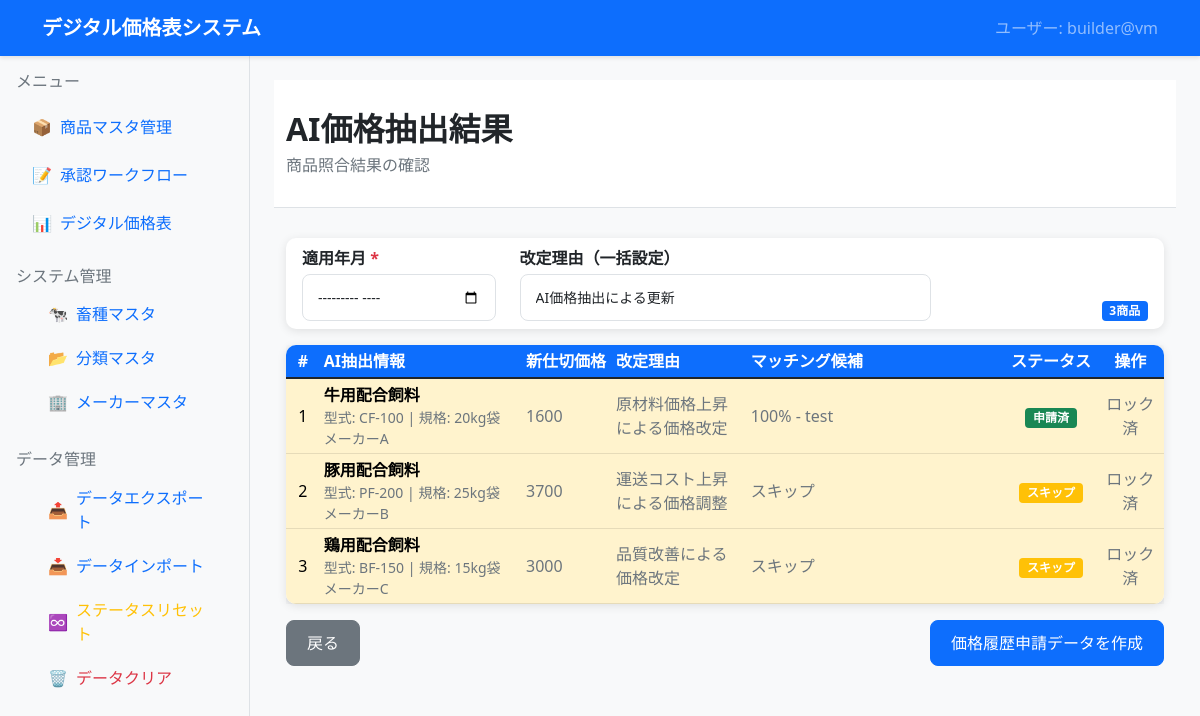
Page /products/ai-extract/history/25/ on the committed database.
### dashboard/products_master/ai_extract_models.py (models this page shows, shortened)
class AIExtractTransactionDetail(models.Model):
    transaction = models.ForeignKey(AIExtractTransaction, on_delete=models.CASCADE, related_name='details')
    sequence = models.IntegerField('連番')
    extracted_product_name = models.CharField('AI抽出商品名', max_length=200, blank=True, null=True)
    extracted_model_number = models.CharField('AI抽出型式', max_length=100, blank=True, null=True)
    extracted_manufacturer = models.CharField('AI抽出メーカー', max_length=100, blank=True, null=True)
    extracted_specification = models.CharField('AI抽出規格', max_length=100, blank=True, null=True)
    extracted_price = models.CharField('AI抽出価格', max_length=50, blank=True, null=True)
    extracted_revision_reason = models.CharField('AI抽出改定理由', max_length=200, blank=True, null=True)
    matched_product = models.ForeignKey(Product, on_delete=models.SET_NULL, null=True, blank=True)
    match_score = models.IntegerField('一致率', null=True, blank=True)
    selected_candidate_text = models.CharField('選択した候補表示文字列', max_length=300, blank=True, null=True)
    status = models.CharField('処理結果', max_length=20)
    error_message = models.TextField('エラーメッセージ', blank=True, null=True)
    created_approval = models.ForeignKey(ProductApproval, on_delete=models.SET_NULL, null=True, blank=True)
    created_at = models.DateTimeField('作成日時', auto_now_add=True)
    class Meta:
        verbose_name = 'AI価格抽出トランザクション明細'
        ordering = ['sequence']

### dashboard/products_master/ai_price_extract/ai_history_views.py (the view, shortened to what this page needs)
# urls.py: path('ai-extract/history/<int:pk>/', ai_history_views.ai_extract_history_detail, name='ai_extract_history_detail'),
def ai_extract_history_detail(request, pk):
    transaction = get_object_or_404(AIExtractTransaction, pk=pk)
    def get_fresh_results():
        from dashboard.products_master.ai_services import process_extraction_results
        fresh_details = transaction.details.all().order_by('sequence')
        results = {
            'status': 'success',
            'total_products': transaction.total_products,
            'results': []
        }
        for detail in fresh_details:
            current_candidates = []
            print(f"AUTO_MATCH_CHECK: Transaction {transaction.pk}, Sequence {detail.sequence} - status='{detail.status}', matched_product={detail.matched_product}")
            print(f"LOAD: Transaction {transaction.pk}, Sequence {detail.sequence}")
            print(f"LOAD: product_name='{detail.extracted_product_name}'")
            print(f"LOAD: model_number='{detail.extracted_model_number}'")
            print(f"LOAD: specification='{detail.extracted_specification}'")
            print(f"LOAD: manufacturer='{detail.extracted_manufacturer}'")
            print(f"LOAD: price='{detail.extracted_price}'")
            print(f"LOAD: revision_reason='{detail.extracted_revision_reason}'")
            max_score = 0
            if current_candidates:
                max_score = max(candidate.get('score', 0) for candidate in current_candidates)
            status = 'success' if max_score >= 70 else 'no_match'
            result_data = {
                'index': detail.sequence - 1,
                'status': status,
                'extracted_data': {
                    'product_name': detail.extracted_product_name or '',
                    'model_number': detail.extracted_model_number or '',
                    'manufacturer': detail.extracted_manufacturer or '',
                    'specification': detail.extracted_specification or '',
                    'new_price': detail.extracted_price or '',
                    'revision_reason': detail.extracted_revision_reason or ''
                },
                'candidates': current_candidates,  # 初期照合結果を含む
                'max_score': max_score  # デバッグ用
            }
            print(f"STATUS_DECISION: Sequence {detail.sequence} - max_score={max_score}, status='{status}'")
            results['results'].append(result_data)
        return results, fresh_details
    results, details = get_fresh_results()
    can_edit = any(detail.status in ['未処理', 'エラー'] for detail in details)
    context = {
        'current_user': get_current_user(),
        'breadcrumbs': get_breadcrumbs('ai_extract_history_detail'),
        'results': results,
        'transaction': transaction,
        'details': details,
        'is_history_view': True,
        'can_edit': can_edit
    }
    return render(request, 'products_master/ai_extract_results.html', context)

### digital_pricelist_system/utils.py (called while the page is built)
def get_current_user():
    try:
        username = getpass.getuser()
        hostname = socket.gethostname()
        return f"{username}@{hostname}"
    except Exception as e:
        print(f"ユーザ情報取得エラー: {e}")
        return "unknown@unknown"

### templates/products_master/ai_extract_results.html (shortened to what this page needs)
{% extends 'base.html' %}
{% block content %}
    {% include 'components/page_header.html' with page_title="AI価格抽出結果" page_subtitle="商品照合結果の確認" %}
    <div class="container main-content">
        <form method="post" action="#">
            <div class="card mb-3">
                <div class="card-body py-2">
                    <div class="row align-items-end">
                        <div class="col-md-3">
                            <label class="form-label mb-1">適用年月 <span class="text-danger">*</span></label>
                            <input type="month" class="form-control form-control-sm" name="effective_year_month" required>
                        </div>
                        <div class="col-md-6">
                            <label class="form-label mb-1">改定理由（一括設定）</label>
                            <input type="text" class="form-control form-control-sm" name="revision_reason" value="AI価格抽出による更新" placeholder="全商品に適用する改定理由">
                        </div>
                        <div class="col-md-3">
                            <div class="text-end">
                                <span class="badge bg-primary">{{ results.total_products }}商品</span>
                            </div>
                        </div>
                    </div>
                </div>
            </div>
            <div class="card">
                <div class="card-body p-0">
                    <div class="table-responsive">
                        <table class="table table-sm table-hover mb-0">
                            <thead class="table-light sticky-top">
                                <tr>
                                    <th width="3%" class="text-center">#</th>
                                    <th width="18%">AI抽出情報</th>
                                    <th width="8%">新仕切価格</th>
                                    <th width="12%">改定理由</th>
                                    <th width="23%">マッチング候補</th>
                                    <th width="8%" class="text-center">ステータス</th>
                                    <th width="6%" class="text-center">操作</th>
                                </tr>
                            </thead>
                            <tbody>
                                {% for result in results.results %}
                                <tr class="{% if result.status == 'success' %}table-success{% elif result.status == 'no_match' %}table-warning{% else %}table-danger{% endif %}">
                                    <td class="text-center align-middle">{{ result.index|add:1 }}</td>
                                    <td>
                                        <div id="display_{{ result.index }}">
                                            {% if is_history_view and details %}
                                                {% for detail in details %}
                                                    {% if detail.sequence == result.index|add:1 %}
                                                        <div class="fw-bold">{{ detail.extracted_product_name|default:'-' }}</div>
                                                        <div class="small text-muted">
                                                            型式: {{ detail.extracted_model_number|default:'-' }} |
                                                            規格: {{ detail.extracted_specification|default:'-' }}
                                                        </div>
                                                        <div class="small text-muted">{{ detail.extracted_manufacturer|default:'-' }}</div>
                                                    {% endif %}
                                                {% endfor %}
                                            {% endif %}
                                        </div>
                                    </td>
                                    <td class="align-middle">
                                        {% if is_history_view and details %}
                                            {% for detail in details %}
                                                {% if detail.sequence == result.index|add:1 %}
                                                    {% if detail.status in 'スキップ,申請済' %}
                                                        <span class="text-muted">{{ result.extracted_data.new_price|default:'-' }}</span>
                                                    {% else %}
                                                        <input type="number" class="form-control form-control-sm" name="new_price_{{ result.index }}" value="{{ detail.extracted_price|default:'' }}" placeholder="新仕切価格">
                                                    {% endif %}
                                                {% endif %}
                                            {% endfor %}
                                        {% else %}
                                            <input type="number" class="form-control form-control-sm" name="new_price_{{ result.index }}" value="{{ result.extracted_data.new_price|default:'' }}" placeholder="新仕切価格">
                                        {% endif %}
                                    </td>
                                    <td class="align-middle">
                                        {% if is_history_view and details %}
                                            {% for detail in details %}
                                                {% if detail.sequence == result.index|add:1 %}
                                                    {% if detail.status in 'スキップ,申請済' %}
                                                        <span class="text-muted">{{ result.extracted_data.revision_reason|default:'-' }}</span>
                                                    {% else %}
                                                        <input type="text" class="form-control form-control-sm" name="revision_reason_{{ result.index }}" value="{{ detail.extracted_revision_reason|default:'' }}" placeholder="改定理由">
                                                    {% endif %}
                                                {% endif %}
                                            {% endfor %}
                                        {% else %}
                                            <input type="text" class="form-control form-control-sm" name="revision_reason_{{ result.index }}" value="{{ result.extracted_data.revision_reason|default:'' }}" placeholder="改定理由">
                                        {% endif %}
                                    </td>
                                    <td class="align-middle">
                                        <div id="match_results_{{ result.index }}">
                                            {% if is_history_view and details %}
                                                {% for detail in details %}
                                                    {% if detail.sequence == result.index|add:1 %}
                                                        {% if detail.status in 'スキップ,申請済' %}
                                                            <span class="text-muted">{{ detail.selected_candidate_text|default:'スキップ' }}</span>
                                                        {% endif %}
                                                    {% endif %}
                                                {% endfor %}
                                            {% endif %}
                                        </div>
                                    </td>
                                    <td class="text-center align-middle">
                                        {% if is_history_view and details %}
                                            {% for detail in details %}
                                                {% if detail.sequence == result.index|add:1 %}
                                                    {% if detail.status == '未処理' %}
                                                        <span class="badge bg-secondary">未処理</span>
                                                    {% elif detail.status == 'エラー' %}
                                                        <span class="badge bg-danger">エラー</span>
                                                    {% elif detail.status == 'スキップ' %}
                                                        <span class="badge bg-warning">スキップ</span>
                                                    {% elif detail.status == '申請済' %}
                                                        <span class="badge bg-success">申請済</span>
                                                    {% else %}
                                                        <span class="badge bg-light text-dark">{{ detail.status }}</span>
                                                    {% endif %}
                                                {% endif %}
                                            {% endfor %}
                                        {% else %}
                                            <span class="badge bg-secondary">未処理</span>
                                        {% endif %}
                                    </td>
                                    <td class="text-center align-middle">
                                        {% if is_history_view and details %}
                                            {% for detail in details %}
                                                {% if detail.sequence == result.index|add:1 %}
                                                    {% if detail.status in 'スキップ,申請済' %}
                                                        <span class="text-muted">ロック済</span>
                                                    {% endif %}
                                                {% endif %}
                                            {% endfor %}
                                        {% endif %}
                                    </td>
                                </tr>
                                {% endfor %}
                            </tbody>
                        </table>
                    </div>
                </div>
            </div>
            <div class="d-flex justify-content-between mt-3">
                <a href="{% url 'products_master:ai_extract' %}" class="btn btn-secondary">戻る</a>
                <button type="submit" class="btn btn-primary" onclick="return saveAllBeforeSubmit()">価格履歴申請データを作成</button>
            </div>
        </form>
    </div>
{% endblock %}

### static/css/common.css (style rules this page uses)
:root { --primary-color: #0d6efd; --secondary-color: #6c757d; --success-color: #198754; --info-color: #0dcaf0; --warning-color: #ffc107; --danger-color: #dc3545; --light-color: #f8f9fa; --dark-color: #212529; }
body { font-family: 'Segoe UI', Tahoma, Geneva, Verdana, sans-serif; background-color: var(--light-color); }
.card { border: none; box-shadow: 0 2px 10px rgba(0,0,0,0.1); border-radius: 10px; }
.btn { border-radius: 8px; font-weight: 500; padding: 10px 20px; }
.btn-primary { background-color: var(--primary-color); border-color: var(--primary-color); }
.table { background: white; border-radius: 10px; overflow: hidden; box-shadow: 0 2px 10px rgba(0,0,0,0.1); }
.table thead th { background-color: var(--primary-color); color: white; border: none; font-weight: 600; }
.form-control { border-radius: 8px; border: 1px solid #dee2e6; padding: 12px 15px; }
.form-label { font-weight: 600; color: var(--dark-color); margin-bottom: 8px; }

### rows in the picture
AIExtractTransactionDetail: extracted_product_name "牛用配合飼料", extracted_model_number "CF-100", extracted_specification "20kg袋", extracted_manufacturer "メーカーA", extracted_data.new_price "1600", extracted_data.revision_reason "原材料価格上昇による価格改定", selected_candidate_text "100% - test", sequence "申請済"
AIExtractTransactionDetail: extracted_product_name "豚用配合飼料", extracted_model_number "PF-200", extracted_specification "25kg袋", extracted_manufacturer "メーカーB", extracted_data.new_price "3700", extracted_data.revision_reason "運送コスト上昇による価格調整", selected_candidate_text "スキップ", sequence "スキップ"
AIExtractTransactionDetail: extracted_product_name "鶏用配合飼料", extracted_model_number "BF-150", extracted_specification "15kg袋", extracted_manufacturer "メーカーC", extracted_data.new_price "3000", extracted_data.revision_reason "品質改善による価格改定", selected_candidate_text "スキップ", sequence "スキップ"

### other values in the picture
{{ current_user }} "builder@vm"
{{ page_title }} "AI価格抽出結果"
{{ page_subtitle }} "商品照合結果の確認"
{{ results.total_products }} "3"
{{ result.index|add:1 }} "1" "2" "3"
